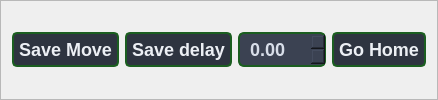
                    <widget class="QFrame" name="frame_button">
                     <property name="enabled">
                      <bool>true</bool>
                     </property>
                     <property name="frameShape">
                      <enum>QFrame::StyledPanel</enum>
                     </property>
                     <property name="frameShadow">
                      <enum>QFrame::Raised</enum>
                     </property>
                     <layout class="QHBoxLayout" name="horizontalLayout_10">
                      <item>
                       <widget class="QPushButton" name="pushButton_save_move">
                        <property name="font">
                         <font>
                          <pointsize>-1</pointsize>
                          <weight>75</weight>
                          <bold>true</bold>
                         </font>
                        </property>
                        <property name="styleSheet">
                         <string notr="true">QPushButton {
    background-color: #2E3440; /* Warna latar belakang tombol */
    color: #ECEFF4; /* Warna teks */
    border: 2px solid #1B5E20; /* Warna border */
    border-radius: 5px; /* Sudut tombol yang melengkung */
    padding: 5px; /* Padding di dalam tombol */
    font-size: 18px; /* Ukuran font */
    font-weight: bold; /* Ketebalan font */
}

QPushButton:hover {
    background-color: #4C566A; /* Warna latar belakang saat hover */
    border: 2px solid #81A1C1; /* Warna border saat hover */
}

QPushButton:pressed {
    background-color: #81A1C1; /* Warna latar belakang saat ditekan */
    border: 2px solid #81A1C1; /* Warna border saat ditekan */
    color: #2E3440; /* Warna teks saat ditekan */
}

QPushButton:disabled {
    background-color: #3B4252; /* Warna latar belakang saat tombol dinonaktifkan */
    color: #7F8C9A; /* Warna teks saat tombol dinonaktifkan */
    border: 2px solid #3B4252; /* Warna border saat tombol dinonaktifkan */
}</string>
                        </property>
                        <property name="text">
                         <string>Save Move</string>
                        </property>
                       </widget>
                      </item>
                      <item>
                       <widget class="QPushButton" name="pushButton_LG4">
                        <property name="font">
                         <font>
                          <pointsize>-1</pointsize>
                          <weight>75</weight>
                          <bold>true</bold>
                         </font>
                        </property>
                        <property name="styleSheet">
                         <string notr="true">QPushButton {
    background-color: #2E3440; /* Warna latar belakang tombol */
    color: #ECEFF4; /* Warna teks */
    border: 2px solid #1B5E20; /* Warna border */
    border-radius: 5px; /* Sudut tombol yang melengkung */
    padding: 5px; /* Padding di dalam tombol */
    font-size: 18px; /* Ukuran font */
    font-weight: bold; /* Ketebalan font */
}

QPushButton:hover {
    background-color: #4C566A; /* Warna latar belakang saat hover */
    border: 2px solid #81A1C1; /* Warna border saat hover */
}

QPushButton:pressed {
    background-color: #81A1C1; /* Warna latar belakang saat ditekan */
    border: 2px solid #81A1C1; /* Warna border saat ditekan */
    color: #2E3440; /* Warna teks saat ditekan */
}

QPushButton:disabled {
    background-color: #3B4252; /* Warna latar belakang saat tombol dinonaktifkan */
    color: #7F8C9A; /* Warna teks saat tombol dinonaktifkan */
    border: 2px solid #3B4252; /* Warna border saat tombol dinonaktifkan */
}</string>
                        </property>
                        <property name="text">
                         <string>Save delay</string>
                        </property>
                       </widget>
                      </item>
                      <item>
                       <widget class="QDoubleSpinBox" name="doubleSpinBox">
                        <property name="styleSheet">
                         <string notr="true">QDoubleSpinBox {
    background-color: #3B4252; /* Warna latar belakang */
    color: #D8DEE9; /* Warna teks */
    border: 2px solid #1B5E20; /* Warna border */
    border-radius: 6px; /* Sudut melengkung */
    font-size: 18px; /* Ukuran font */
    font-weight: bold; /* Membuat teks bold */
    padding: 4px 8px; /* Padding dalam */
    selection-background-color: #81A1C1; /* Warna seleksi */
    selection-color: #2E3440; /* Warna teks saat diseleksi */
}

/* Efek hover */
QDoubleSpinBox:hover {
    border: 2px solid #81A1C1;
}

/* Efek saat aktif (focus) */
QDoubleSpinBox:focus {
    border: 2px solid #88C0D0;
    background-color: #434C5E;
}
</string>
                        </property>
                       </widget>
                      </item>
                      <item>
                       <widget class="QPushButton" name="pushButton_home">
                        <property name="font">
                         <font>
                          <pointsize>-1</pointsize>
                          <weight>75</weight>
                          <bold>true</bold>
                         </font>
                        </property>
                        <property name="styleSheet">
                         <string notr="true">QPushButton {
    background-color: #2E3440; /* Warna latar belakang tombol */
    color: #ECEFF4; /* Warna teks */
    border: 2px solid #1B5E20; /* Warna border */
    border-radius: 5px; /* Sudut tombol yang melengkung */
    padding: 5px; /* Padding di dalam tombol */
    font-size: 18px; /* Ukuran font */
    font-weight: bold; /* Ketebalan font */
}

QPushButton:hover {
    background-color: #4C566A; /* Warna latar belakang saat hover */
    border: 2px solid #81A1C1; /* Warna border saat hover */
}

QPushButton:pressed {
    background-color: #81A1C1; /* Warna latar belakang saat ditekan */
    border: 2px solid #81A1C1; /* Warna border saat ditekan */
    color: #2E3440; /* Warna teks saat ditekan */
}

QPushButton:disabled {
    background-color: #3B4252; /* Warna latar belakang saat tombol dinonaktifkan */
    color: #7F8C9A; /* Warna teks saat tombol dinonaktifkan */
    border: 2px solid #3B4252; /* Warna border saat tombol dinonaktifkan */
}</string>
                        </property>
                        <property name="text">
                         <string>Go Home</string>
                        </property>
                       </widget>
                      </item>
                     </layout>
                    </widget>
